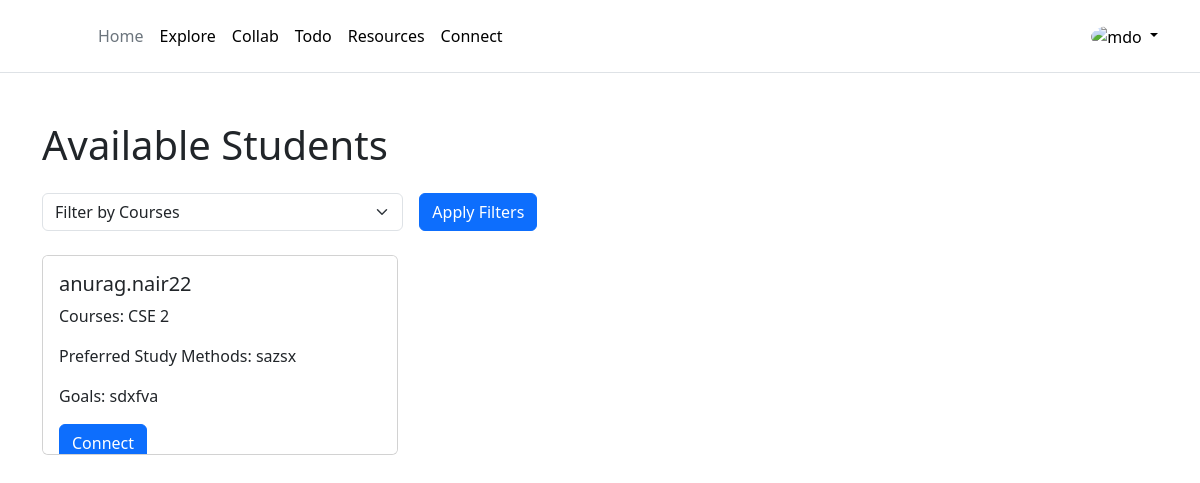
The page /connect/ (signed in) on the database as committed earlier.
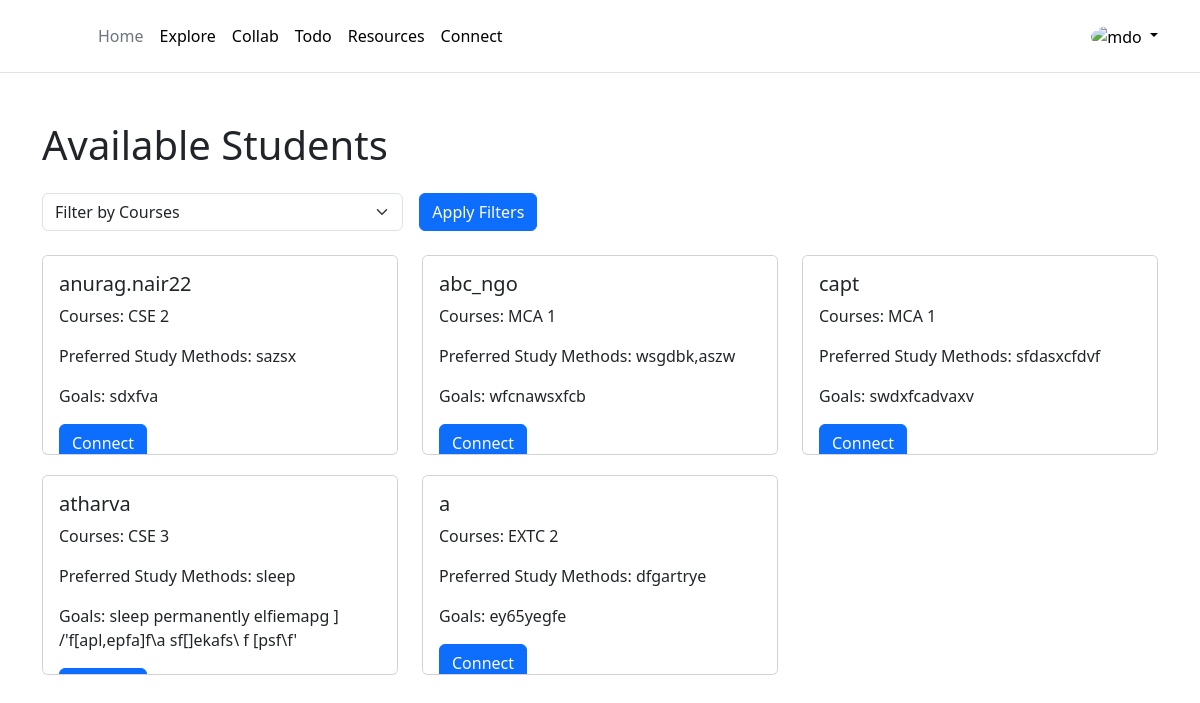
The same page on the database as committed later.
### accounts/models.py (models this page shows, shortened)
class UserProfile(models.Model):
    user = models.OneToOneField(User, on_delete=models.CASCADE)
    uuid=models.UUIDField(primary_key=True, default=uuid.uuid4, editable=False)
    DEPARTMENT_YEAR_CHOICES = [
        (department + ' ' + year, department + ' ' + year)
        for department in DEPARTMENT_CHOICES
        for year in YEAR_CHOICES
        if not (department == 'MCA' and (year == '3' or year == '4'))
    ]
    courses = models.CharField(max_length=6, choices=DEPARTMENT_YEAR_CHOICES)
    preferred_study_methods = models.TextField(blank=True)
    goals = models.TextField(blank=True)
    friends = models.ManyToManyField(User, related_name='friends', blank=True)

### connections/views.py (the view)
# urls.py: path('connect/', include('connections.urls')),
def connect(request):
    students = UserProfile.objects.exclude(user=request.user)
    courses = request.GET.get('courses')
    if courses:
        students = students.filter(courses=courses)
    DEPARTMENT_YEAR_CHOICES = UserProfile.DEPARTMENT_YEAR_CHOICES  # Retrieve choices
    context = {
        'students': students,
        'DEPARTMENT_YEAR_CHOICES': DEPARTMENT_YEAR_CHOICES,  # Pass choices to template
    }
    return render(request, 'connect/connect.html', context)

### frontend/templates/connect/connect.html (shortened to what this page needs)
{% extends 'base/base.html' %}
{% load static %}
{% block content %}
<div class="container mt-5">
    <h1 class="mb-4">Available Students</h1>
    <div class="mb-4">
        <form action="" method="get" class="row g-3">
            <div class="col-md-4">
                <select class="form-select" name="courses">
                    <option value="" selected>Filter by Courses</option>
                </select>
            </div>
            <div class="col-md-4">
                <button type="submit" class="btn btn-primary">Apply Filters</button>
            </div>
        </form>
    </div>
    <div class="row">
        {% for student in students %}
            <div class="col-md-4">
                <div class="card student-card">
                    <div class="card-body">
                        <h5 class="card-title">{{ student.user.username }}</h5>
                        <p class="card-text">Courses: {{ student.courses }}</p>
                        <p class="card-text">Preferred Study Methods: {{ student.preferred_study_methods }}</p>
                        <p class="card-text">Goals: {{ student.goals }}</p>
                        <a href="{% url 'connections:send_friend_request' student.user.id %}" class="btn btn-primary">Connect</a>
                    </div>
                </div>
            </div>
        {% empty %}
        <div class="col">
            <p>No students found.</p>
        </div>
        {% endfor %}
    </div>
</div>
{% endblock %}

Rows that differ between the two databases and show on the page:
added UserProfile: user.username "abc_ngo", courses "MCA 1", preferred_study_methods "wsgdbk,aszw", goals "wfcnawsxfcb"
added UserProfile: user.username "capt", courses "MCA 1", preferred_study_methods "sfdasxcfdvf", goals "swdxfcadvaxv"
added UserProfile: user.username "atharva", courses "CSE 3", preferred_study_methods "sleep", goals "sleep permanently elfiemapg ] /'f[apl,epfa]f\\a sf[]ekafs\\ f [psf\\f'"
added UserProfile: user.username "a", courses "EXTC 2", preferred_study_methods "dfgartrye", goals "ey65yegfe"
